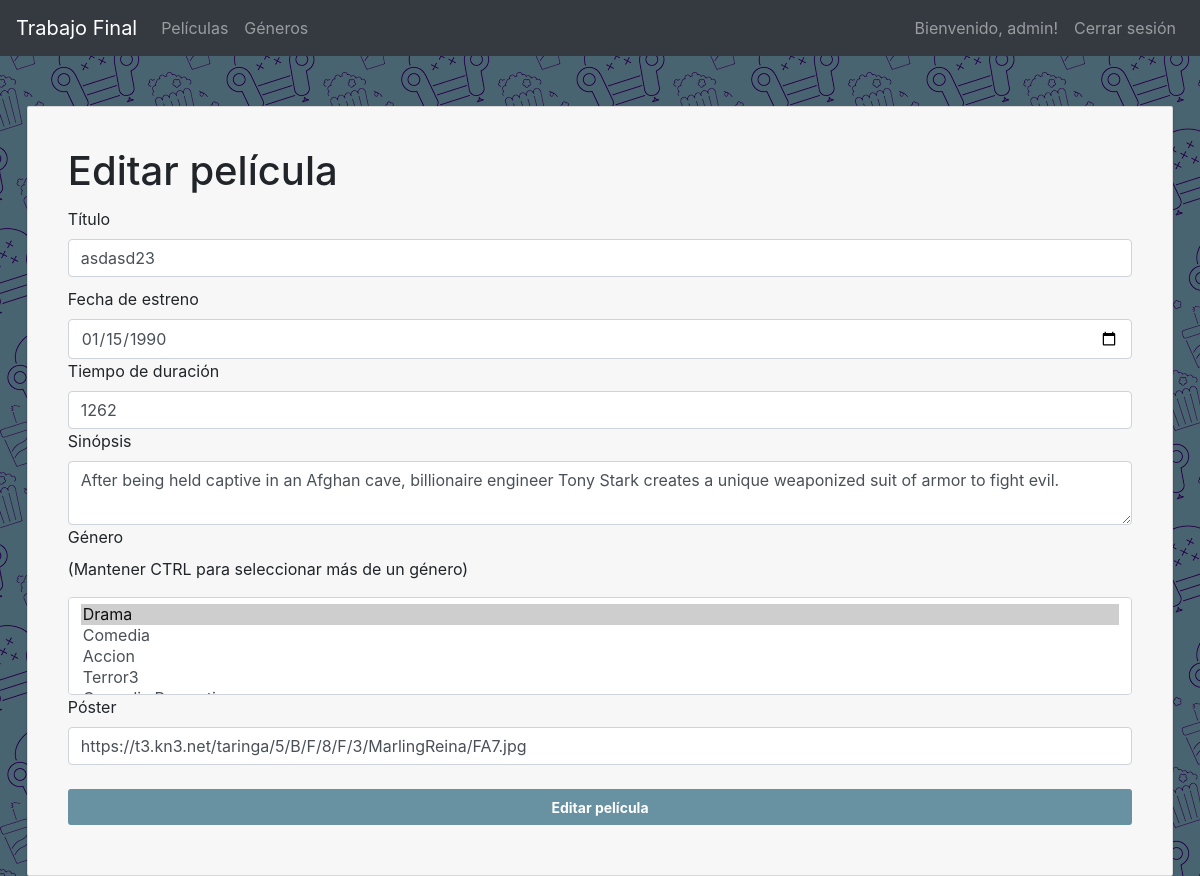
The page /movie-form.php?id_pelicula=1 (signed in) on the database its author committed.
### tables this page shows
CREATE TABLE `pelicula` (
  `id_pelicula` int(10) UNSIGNED NOT NULL,
  `nombre_pelicula` varchar(50) NOT NULL,
  `fecha_estreno` date NOT NULL,
  `tiempo_duracion` int(11) NOT NULL,
  `calificacion_promedio` decimal(10,1) DEFAULT '0.0',
  `sinopsis` varchar(500) DEFAULT NULL,
  `imagen_poster` varchar(200) DEFAULT NULL
);

### movie-form.php (the view, shortened to what this page needs)
<!DOCTYPE html>
<?php
require 'inc/conn.php';
include_once("navbar.php");
$actionTitle = 'Agregar';
if (isset($_GET['id_pelicula'])){
	$actionTitle = 'Editar';
	$id = $_GET['id_pelicula'];
	$rs = $mysqli->query("SELECT * FROM pelicula p JOIN tiene t WHERE p.id_pelicula = '$id';");
	$rs = $rs->fetch_assoc();
	$nombre = $rs['nombre_pelicula'];
	$fecha_estreno = $rs['fecha_estreno'];
	$tiempo_duracion = $rs['tiempo_duracion'];
	$sinopsis = $rs['sinopsis'];
	$imagen_poster = $rs['imagen_poster'];
	$id_genero = $rs['id_genero'];
}
 ?>
<html>
<head>
	<link rel="stylesheet" href="bootstrap/css/bootstrap.min.css">
	<link rel="stylesheet" type="text/css" href="css/styles.css">
</head>
<body>
	<div id="encab">
		<?=$menu_ppal?>
	</div>
	<div class="container">
		<div class="card card-container">
			<h1 class="card-title pull-left"><?php echo $actionTitle ?> película</h1>
			<form class="form-submit" action="accion_pelicula.php" method="post">
				<label>Título</label>
				<input type="text" name="inputTitulo" class="form-control" placeholder="Título" value="<?php echo (isset($nombre))?$nombre:'';?>" required autofocus>
				<label>Fecha de estreno</label>
				<input type="date" name="inputFecha" class="form-control" value="<?php echo (isset($fecha_estreno))?$fecha_estreno:'';?>" required autofocus>
				<label>Tiempo de duración</label>
				<input type="number" name="inputDuracion" class="form-control" value="<?php echo (isset($tiempo_duracion))?$tiempo_duracion: 0;?>" required autofocus>
				<label>Sinópsis</label>
				<textarea type="text" name="inputSinopsis" class="form-control pb-2" required autofocus><?php echo (isset($sinopsis))?$sinopsis:'';?></textarea>
				<label>Género</label>
				<p>(Mantener CTRL para seleccionar más de un género)</p>
				<select class="form-control" name="generos[]" multiple="multiple">
					<?php
					$rs = $mysqli->query("SELECT * FROM genero g");
					foreach($rs as $fila) {
						if($fila['id_genero'] == $id_genero){
							echo "<option value={$fila['id_genero']} selected='selected'>{$fila['nombre_genero']}</option>";
						}else
						echo "<option value={$fila['id_genero']} >{$fila['nombre_genero']}</option>";
					}
					?>
				</select>
				<label>Póster</label>
				<input type="url" name="inputPoster" class="form-control" value="<?php echo (isset($imagen_poster))?$imagen_poster: '';?>"  autofocus>
				<br>
				<button class="btn btn-lg btn-primary btn-block btn-submit" type="submit"><?php echo $actionTitle ?> película</button>
			</form>
		</div>
	</div>
</body>
</html>

### css/styles.css (style rules this page uses)
body, html { height: 100%; background-image: url('../res/img/background.png'); }
.container { max-width: 99%; }
.card-container.card { max-width: 99%; padding: 40px 40px; }
.btn { font-weight: 700; height: 36px; -moz-user-select: none; -webkit-user-select: none; user-select: none; cursor: default; }
.card { background-color: #F7F7F7; padding: 20px 25px 30px; margin: 0 auto 25px; margin-top: 50px; -moz-border-radius: 2px; -webkit-border-radius: 2px; border-radius: 2px; -moz-box-shadow: 0px 2px 2px rgba(0, 0, 0, 0.3); -webkit-box-shadow: 0px 2px 2px rgba(0, 0, 0, 0.3); box-shadow: 0px 2px 2px rgba(0, 0, 0, 0.3); }
.form-submit input[type=text], .form-submit input[type=password], .form-submit input[type=text], .form-submit button { width: 100%; display: block; margin-bottom: 10px; z-index: 1; position: relative; -moz-box-sizing: border-box; -webkit-box-sizing: border-box; box-sizing: border-box; }
.btn.btn-submit { background-color: rgb(104, 145, 162); background-color: rgb(104, 145, 162); font-weight: 700; font-size: 14px; height: 36px; -moz-border-radius: 3px; -webkit-border-radius: 3px; border-radius: 3px; border: none; -o-transition: all 0.218s; -moz-transition: all 0.218s; -webkit-transition: all 0.218s; transition: all 0.218s; }

### rows shown on the page
pelicula: inputTitulo "asdasd23", inputFecha "01/15/1990", inputDuracion "1262", inputSinopsis "After being held captive in an Afghan cave, billionaire engineer Tony Stark creates a unique weaponized suit of armor to fight evil.", inputPoster "https://t3.kn3.net/taringa/5/B/F/8/F/3/MarlingReina/FA7.jpg"

### other values the page prints
$menutit "Películas"
$menutit "Géneros"
$_SESSION['usuario']['nombre_usuario'] "admin"
$actionTitle "Editar"
form field value "Drama ☑ / Comedia / Accion / Terror3"
